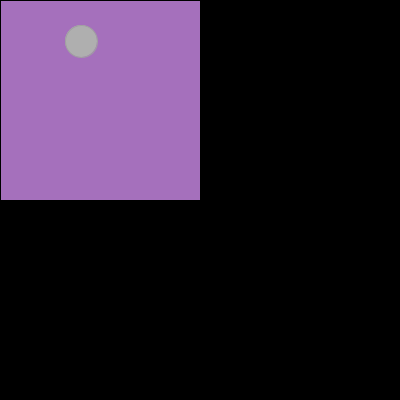
Frame 1 (no input)
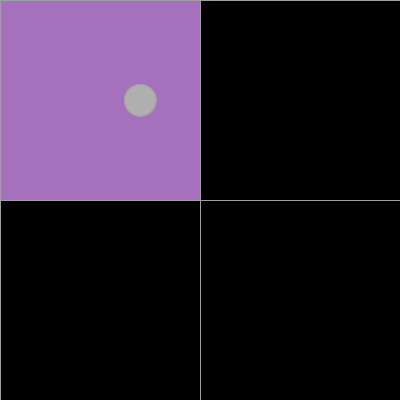
Frame 60 (the mouse pressed at the canvas centre just before this capture)
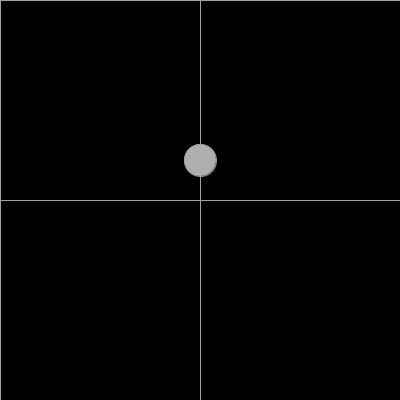
Frame 120 (the mouse held since frame 60 and released just before this capture)

The Processing sketch that drew these frames (run headless with seeded random() and noise(); from frame 60 on, the mouse is pressed at the canvas centre):

// Processing sketch: mouse_and_color
// ── mouse_and_color.pde
   float x          =  80;        // Starting point of the ball on the X-axis 
   float y          =  40;        // Starting point of the ball on the Y-axis 
   float x_speed    =  1;         // Speed of the ball on the X-axis 
   float y_speed    =  1;         // Speed of the ball on the Y-axis


void setup(){
  background(0,0,0);
  size(400,  400);
  smooth(); 
}

void draw(){
 if(mouseX < width/2  &&  mouseY <  width/2 ){ 
  
   fill(165,112,188);     // Change color for the Top left square
   rect(0,  0,  width/2,  height/2);  // Top left square - coloring in

 } else {
   fill(0,0,0);  // Change color to black
   rect(0,  0,  width/2,  height/2);  // Top left square - coloring out

 }
 
 if (mouseX >  width/2  && mouseY  <  width/2){
   
   fill(148,155,188);    //  Change color for the Top right sqaure
   rect(width/2,  0,  width,  height/2); // Top right square - coloring in
 } else {
   fill(0,0,0);  // Change color to black
   rect(width/2,  0,  width,  height/2); // Top right square - coloring out
 }
 
 if  (mouseX >  width/2  &&  mouseY  >  height/2){
   fill(96,37,121);    //  Change color for the Bottom right square
   rect(width/2,  height/2,  width,  height);  //  Bottom right square - coloring in
 } else {
   fill(0,0,0);  // Change color to black
   rect(width/2, height/2, width, height);    //  Bottom right square - coloring out
 }
 if  (mouseX  <  width/2  &&  mouseY  >  height/2){
   fill(192,192,192);    //  Change color for the Bottom  left square
   rect(0,  height/2,  width/2,  height);  // Bottom left square - coloring in
 } else {
   fill(0,0,0);  // Change color to black
   rect(0,  height/2,  width/2,  height);  // Bottom left square coloring out
 }
 
        x  =  x  +  x_speed;             // Moving the ball 1 pixel at a time along the X-axis
        if ((x > width) || (x  <  0)) {  // When the ball hits a corner at the X-axis do following code
             x_speed  =  x_speed * -1.2;   // Reverse the direction of the ball, at the X-axis
         }   
         if  (x_speed  >  10  ||  x_speed  <  -10){
         x_speed  =  1.1;
         }
         
         y   = y  +  y_speed;            // Moving the ball 1 pixel
         if ((y > height) || (y < 0)) {  // When the ball hits the corner at the Y-axis do the following code
         y_speed  =  y_speed  *  -1.6;     // Reverse the direction of the ball, at the Y-axis
         }
         if  (y_speed >  10 || y_speed  <  -10){
         y_speed  =  1.1;
         }  
        // Display circle at x location 
        stroke(160);                     // Almost removing the the black line around the circle 
        fill(175);                       // Setting the color of the ball to grey
        int x_ballSize  =  32;
        int y_ballSize  =  32;
        
        
        
        ellipse(x,y,x_ballSize,y_ballSize);  // Placing the ball at x- & y-coordinates and setting the ballSize
 }
   
 
 
